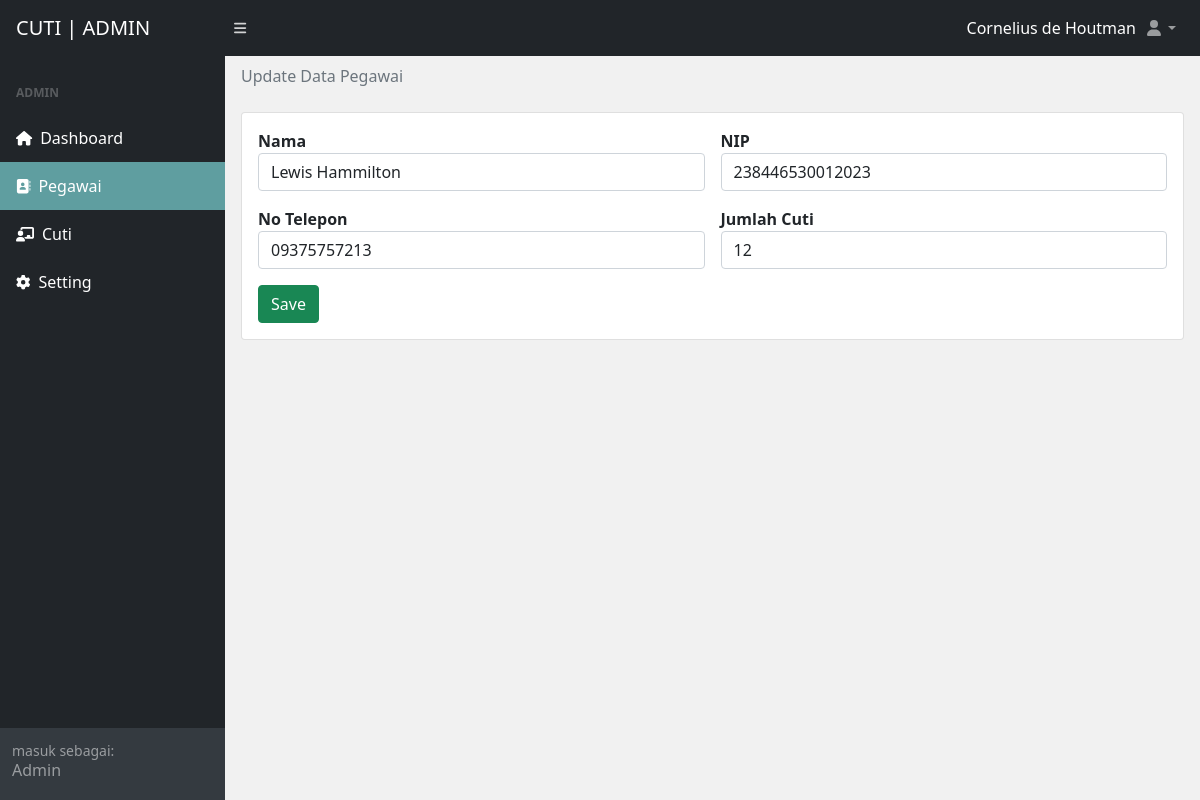
/admin/pegawai-edit.php?id_pegawai=2 (signed in), run on the app's committed database.
### tables this page shows
CREATE TABLE `pegawai` (
  `id_pegawai` int(5) NOT NULL,
  `nip` varchar(25) NOT NULL,
  `nama` varchar(55) NOT NULL,
  `username` varchar(20) NOT NULL,
  `password` varchar(20) NOT NULL,
  `telp` varchar(16) NOT NULL,
  `jumlah_cuti` int(11) NOT NULL,
  `foto` varchar(25) NOT NULL,
  `jenis_kelamin` varchar(11) NOT NULL
);

### admin/pegawai-edit.php (the view, shortened to what this page needs)
<?php
include("../database/db.php");
?>
<!DOCTYPE html>
<html lang="en">
<head>
  <link href="../css/styles.css" rel="stylesheet" />
</head>
<body class="sb-nav-fixed">
  <nav class="sb-topnav navbar navbar-expand navbar-dark bg-dark">
    <a class="navbar-brand ps-3" href="index.php"> CUTI | ADMIN</a>
    <button class="btn btn-link btn-sm order-1 order-lg-0 me-4 me-lg-0" id="sidebarToggle" href="#!">
      <i class="fas fa-bars"></i>
    </button>
    <div class="navbar-nav ps-3 d-md-inline-block form-inline ms-auto" style="color: white; text-decoration: none">
      <p><?php echo "<p>" . $_SESSION['admin']['nama'] . "</p>" ?></p>
    </div>
    <ul class="navbar-nav me-0 me-md-3 my-2 my-md-0">
      <li class="nav-item dropdown">
        <a class="nav-link dropdown-toggle" id="navbarDropdown" href="#" role="button" data-bs-toggle="dropdown" aria-expanded="false"><i class="fas fa-user fa-fw"></i></a>
      </li>
    </ul>
  </nav>
  <div id="layoutSidenav">
    <div id="layoutSidenav_nav">
      <nav class="sb-sidenav accordion sb-sidenav-dark" id="sidenavAccordion">
        <div class="sb-sidenav-menu">
          <div class="nav">
            <div class="sb-sidenav-menu-heading">Admin</div>
            <a class="nav-link" href="index.php">
              <div class="sb-nav-link-icon">
                <i class="fas fa-home"></i>
              </div>
              Dashboard
            </a>
            <a class="nav-link aktif" href="pegawai.php">
              <div class="sb-nav-link-icon">
                <i class="fas fa-address-book"></i>
              </div>
              Pegawai
            </a>
            <a class="nav-link" href="cuti.php">
              <div class="sb-nav-link-icon">
                <i class="fas fa-chalkboard-teacher"></i>
              </div>
              Cuti
            </a>
            <a class="nav-link" href="setting.php">
              <div class="sb-nav-link-icon">
                <i class="fas fa-gear"></i>
              </div>
              Setting
            </a>
          </div>
        </div>
        <div class="sb-sidenav-footer">
          <div class="small">masuk sebagai:</div>
          <h6>Admin</h6>
        </div>
      </nav>
    </div>
    <div id="layoutSidenav_content">
      <main>
        <div class="container-fluid px-3">
          <ol class="breadcrumb mb-4 mt-2">
            <li class="breadcrumb-item active">Update Data Pegawai</li>
          </ol>
          <div class="card">
            <div class="card-body">
              <?php
              if (isset($_GET['id_pegawai'])) {
                $id_pegawai = $_GET['id_pegawai'];
                $edit = mysqli_query($conn, "SELECT * FROM pegawai WHERE id_pegawai = '$id_pegawai'");
                if (mysqli_num_rows($edit) > 0) {
                  while ($row = mysqli_fetch_array($edit)) {
              ?>
                    <form class="row g-3" method="POST" enctype="multipart/form-data">
                      <div class="col-md-6">
                        <label for="" class="form-label-md"><b>Nama</b></label>
                        <input type="text" class="form-control" name="nama" value="<?php echo $row['nama'] ?>" />
                      </div>
                      <div class="col-md-6">
                        <label for="" class="form-label-md"><b>NIP</b></label>
                        <input type="text" class="form-control" name="nip" value="<?php echo $row['nip'] ?>" />
                      </div>
                      <div class="col-md-6">
                        <label for="" class="form-label-md"><b>No Telepon</b></label>
                        <input type="text" class="form-control" name="telp" value="<?php echo $row['telp'] ?>" />
                      </div>
                      <div class="col-md-6">
                        <label for="" class="form-label-md"><b>Jumlah Cuti</b></label>
                        <input type="number" class="form-control" min="0" max="12" name="jumlah_cuti" value="<?php echo $row['jumlah_cuti'] ?>" />
                      </div>
                      <div class="col-md-12">
                        <input type="submit" class="btn btn-success" name="submit" value="Save" />
                      </div>
                    </form>
              <?php }
                }
              } ?>
            </div>
          </div>
      </main>
    </div>
  </div>
</body>
</html>

### admin/pegawai-edit.php (style rules this page uses)
body { background-color: #f1f1f1; }

### data on the page
pegawai: nama "Lewis Hammilton", nip "238446530012023", telp "09375757213", jumlah_cuti "12"

### other printed values
$_SESSION['admin']['nama'] "Cornelius de Houtman"
